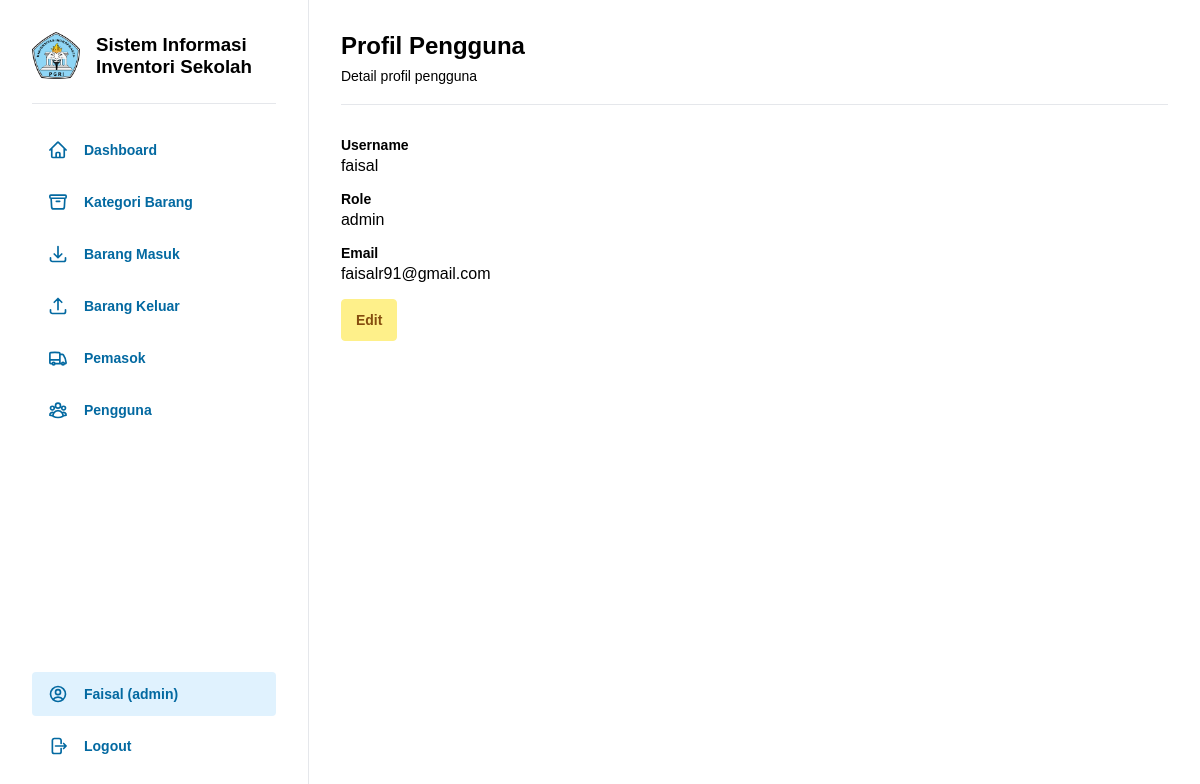
The page /pages/profil/index.php (signed in) on the database its author committed.
### tables this page shows
CREATE TABLE `pengguna` (
  `id_pengguna` int(11) NOT NULL,
  `username` varchar(50) NOT NULL,
  `password` varchar(255) NOT NULL,
  `role` enum('admin','staff') NOT NULL,
  `email` varchar(100) NOT NULL
);

### pages/profil/index.php (the view, shortened to what this page needs)
<?php
  include '../../config/database.php';
  include '../../includes/header.php';
  $user_id = $_SESSION['id_pengguna'];
  $query = $pdo->prepare("SELECT * FROM pengguna WHERE id_pengguna = :id_pengguna");
  $query->execute(['id_pengguna' => $user_id]);
  $user = $query->fetch(PDO::FETCH_ASSOC);
?>
<div class="content flex-column">
    <h2 class="mb-8">Profil Pengguna</h2>
    <p class="small">Detail profil pengguna</p>
    <hr class="mt-20 mb-32">
    <div id="data-profile" class="flex-column gap-16">
      <div class="flex-column gap-4">
        <p class="small bold">Username</p>
        <p><?php echo htmlspecialchars($user['username']); ?></p>
      </div>
      <div class="flex-column gap-4">
        <p class="small bold">Role</p>
        <p><?php echo htmlspecialchars($user['role']); ?></p>
      </div>
      <div class="flex-column gap-4">
        <p class="small bold">Email</p>
        <p><?php echo htmlspecialchars($user['email']); ?></p>
      </div>
      <a class="yellow self-baseline" href="edit.php?id=<?php echo $user['id_pengguna']; ?>">Edit</a>
    </div>
</div>
<?php include '../../includes/footer.php'; ?>

### assets/css/style.css (style rules this page uses)
* { box-sizing: border-box; margin: 0; padding: 0; font-family: sans-serif; }
.bold { font-weight: bold; }
.mt-20 { margin-top: 20px; }
.mb-8 { margin-bottom: 8px; }
.mb-32 { margin-bottom: 32px; }
.gap-4 { gap: 4px; }
.gap-16 { gap: 16px; }
.flex-column { display: flex; flex-direction: column; }
.self-baseline { align-self: baseline; }
hr { height: 1px; background-color: #e5e7eb; border: 0; margin-block: 8px; }
button.yellow, a.yellow { padding: 12px 14px; color: #854d0e; background-color: #fef08a; border: 1px solid #fef08a; border-radius: 4px; font-weight: 600; font-size: 14px; text-decoration: none; }
a { display: flex; }
.content { width: 100%; padding: 32px; }
.small { font-size: 14px; }

### rows shown on the page
pengguna: username "faisal", role "admin", email "faisalr91@gmail.com"

### other values the page prints
$username "Faisal"
$role "admin"
